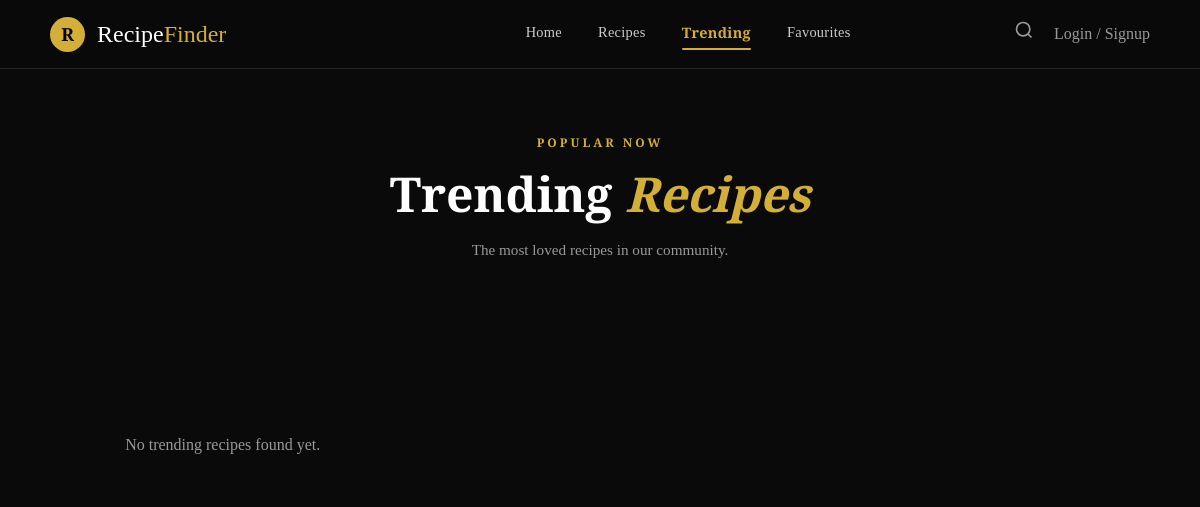
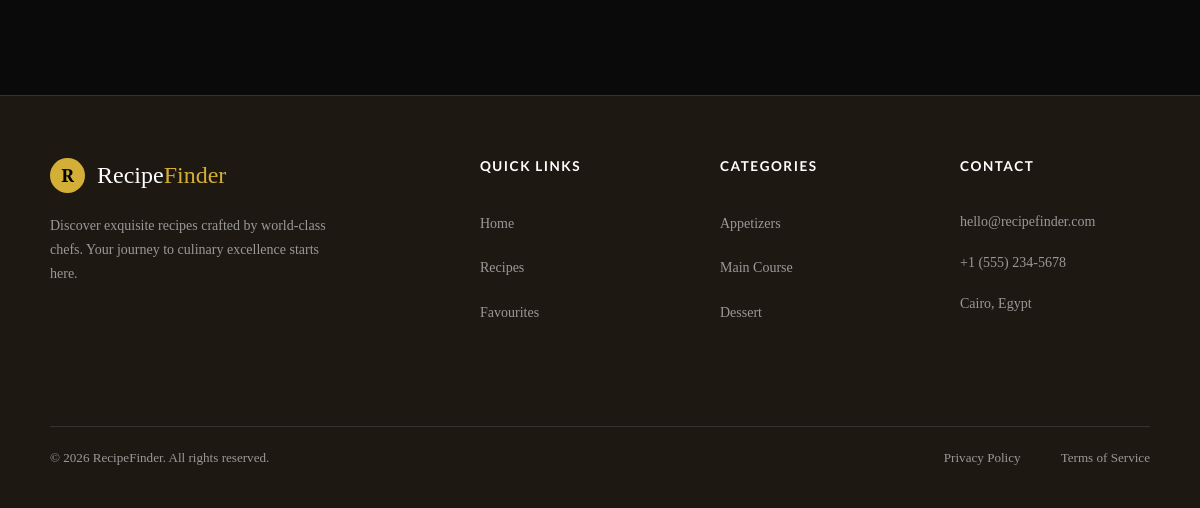
The page /social/trending/ on the database as committed earlier (2 pictures, top to bottom).
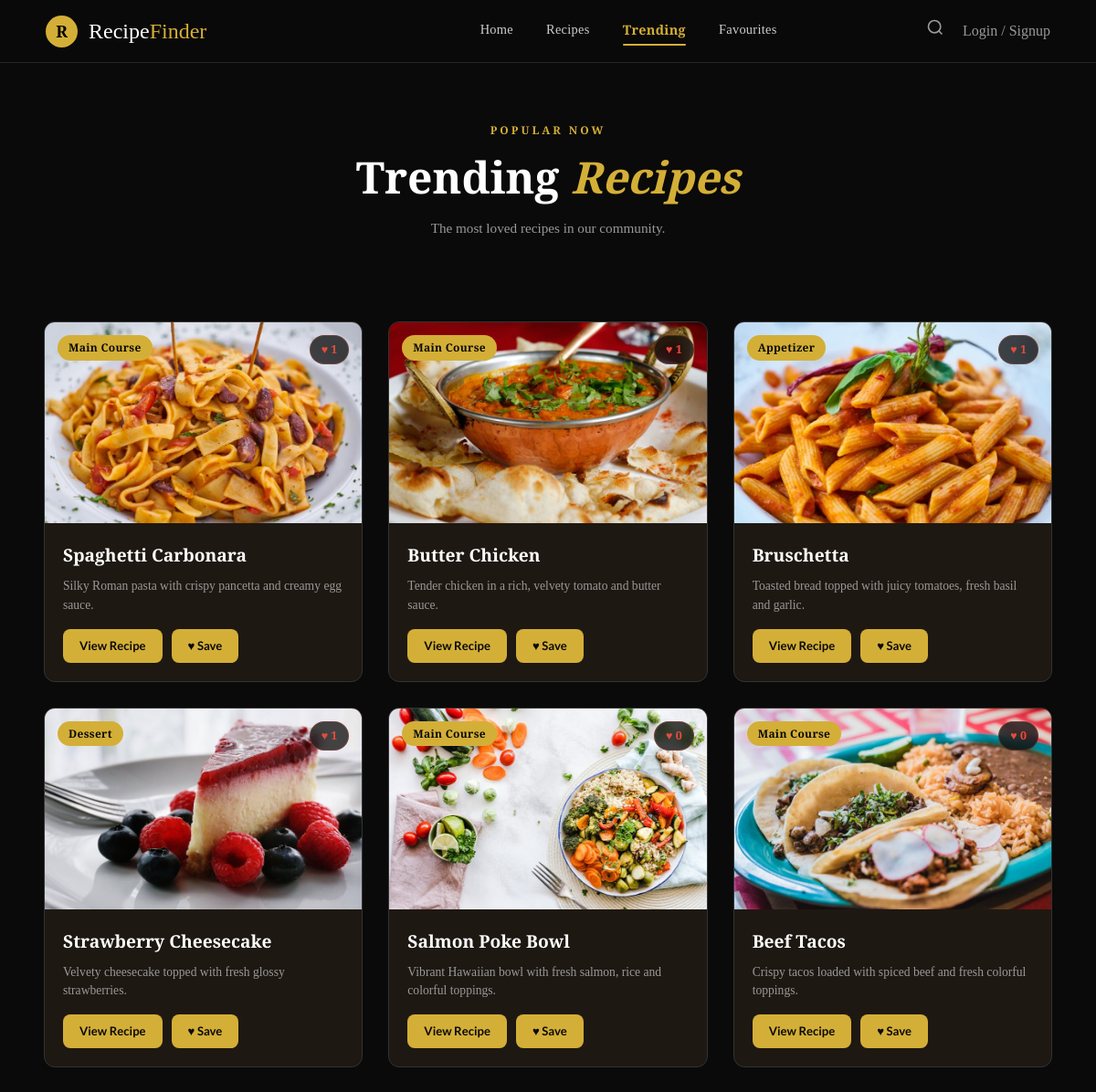
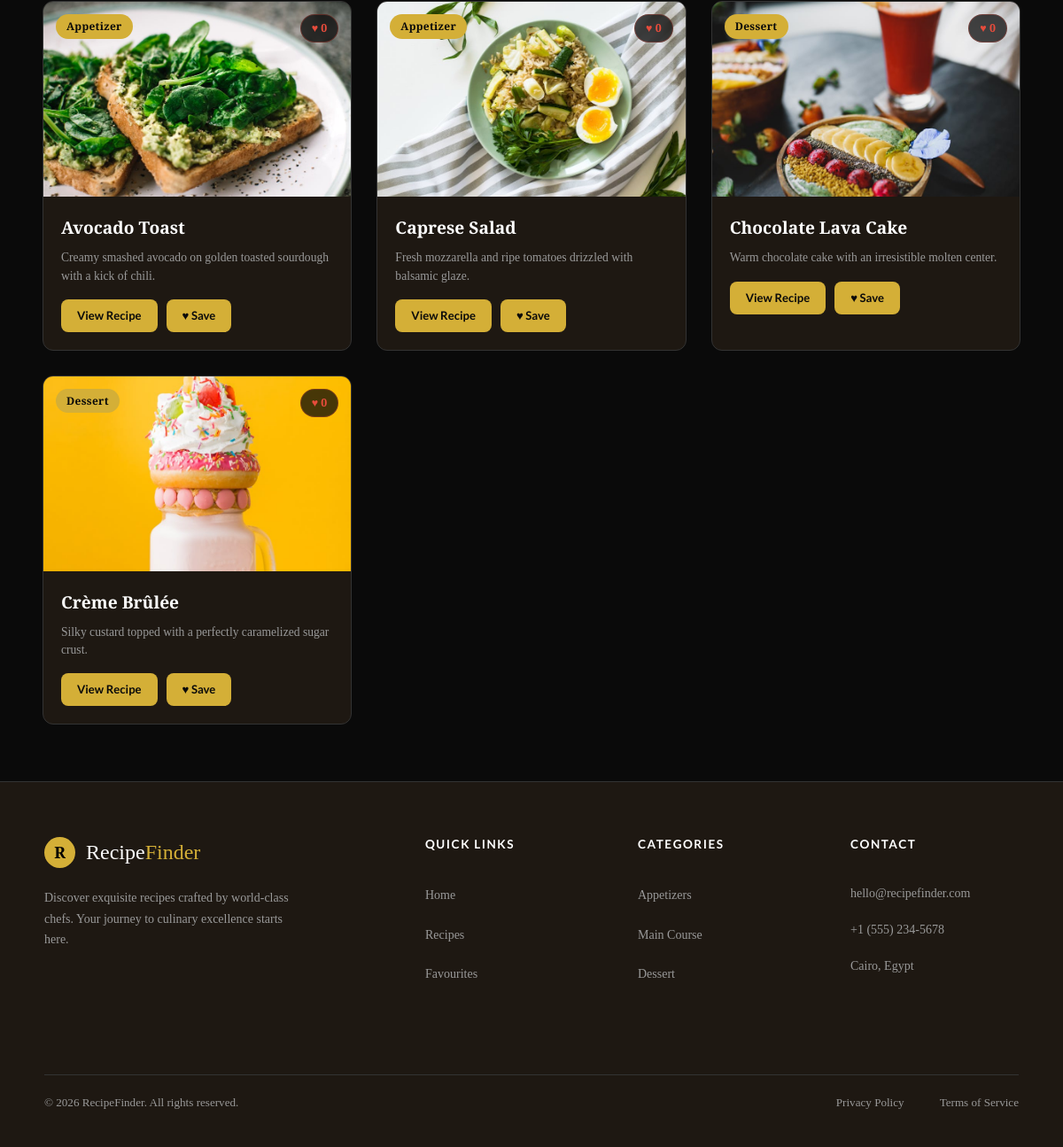
The same page on the database as committed later (2 pictures, top to bottom).
### recipes/models.py (models this page shows, shortened)
class Recipe(models.Model):
    name = models.CharField(max_length=200)
    category = models.ForeignKey(Category, on_delete=models.CASCADE, related_name='recipes')
    description = models.TextField()
    ingredients = models.TextField(help_text="Enter ingredients, one per line")
    instructions = models.TextField(help_text="Enter steps, one per line")
    image = models.ImageField(upload_to='recipes/', blank=True, null=True)
    created_at = models.DateTimeField(auto_now_add=True)
    updated_at = models.DateTimeField(auto_now=True)

class Category(models.Model):
    name = models.CharField(max_length=100)
    slug = models.SlugField(unique=True, blank=True)
    class Meta:
        verbose_name_plural = "Categories"

### social/views.py (the view, shortened to what this page needs)
# urls.py: path('trending/', views.trending, name='trending'),
def trending(request):
    trending_recipes = list(
        Recipe.objects.annotate(fav_count=Count('favorites')).order_by('-fav_count')[:10]
    )
    favorite_recipe_ids = set()
    return render(
        request,
        'social/trending.html',
        {
            'recipes': trending_recipes,
            'favorite_recipe_ids': favorite_recipe_ids,
        },
    )

### social/templates/social/trending.html (shortened to what this page needs)
{% extends "base.html" %}
{% load static %}
{% block extra_css %}
<link rel="stylesheet" href="{% static 'css/home.css' %}">
{% endblock %}
{% block content %}
  <div class="page-header">
    <p class="section-label">POPULAR NOW</p>
    <h1 class="page-title">Trending <em class="gold-italic">Recipes</em></h1>
    <p class="page-sub">The most loved recipes in our community.</p>
  </div>
  <div class="recipes-section">
    <div class="recipe-grid" id="recipeGrid">
      {% for recipe in recipes %}
      <div class="recipe-card">
        <div class="card-image-wrapper">
          <img src="{% if recipe.image %}{{ recipe.image.url }}{% else %}{% static 'images/placeholder.svg' %}{% endif %}" alt="{{ recipe.name }}" class="card-img"
               onerror="this.src='{% static 'images/placeholder.svg' %}'"/>
          <span class="course-tag">{{ recipe.category.name }}</span>
          <span class="fav-count-tag" aria-label="Favourite count"><span aria-hidden="true">♥</span> {{ recipe.fav_count }}</span>
        </div>
        <div class="card-body">
          <h3 class="card-title">{{ recipe.name }}</h3>
          <p class="card-desc">{{ recipe.description|truncatewords:20 }}</p>
          <div class="card-actions">
            <a href="{% url 'recipe_detail' recipe.id %}" class="btn-view">View Recipe</a>
            {% if user.is_authenticated %}
            <button type="button"
                    class="btn-toggle-favorite{% if recipe.id in favorite_recipe_ids %} saved{% endif %}"
                    data-toggle-url="{% url 'toggle_favorite' recipe.id %}">{% if recipe.id in favorite_recipe_ids %}♥ Saved{% else %}♥ Save{% endif %}</button>
            {% else %}
            <a href="{% url 'login' %}" class="btn-view">♥ Save</a>
            {% endif %}
          </div>
        </div>
      </div>
      {% empty %}
      <div class="empty-state" id="emptyState" style="display: block;">
        <p>No trending recipes found yet.</p>
      </div>
      {% endfor %}
    </div>
  </div>
{% endblock %}

Rows that differ between the two databases and show on the page:
added Recipe: image (picture), category.name "Main Course", fav_count "1", name "Spaghetti Carbonara", description "Silky Roman pasta with crispy pancetta and creamy egg sauce."
added Recipe: image (picture), category.name "Main Course", fav_count "1", name "Butter Chicken", description "Tender chicken in a rich, velvety tomato and butter sauce."
added Recipe: image (picture), category.name "Appetizer", fav_count "1", name "Bruschetta", description "Toasted bread topped with juicy tomatoes, fresh basil and garlic."
added Recipe: image (picture), category.name "Dessert", fav_count "1", name "Strawberry Cheesecake", description "Velvety cheesecake topped with fresh glossy strawberries."
added Recipe: image (picture), category.name "Main Course", fav_count "0", name "Salmon Poke Bowl", description "Vibrant Hawaiian bowl with fresh salmon, rice and colorful toppings."
added Recipe: image (picture), category.name "Main Course", fav_count "0", name "Beef Tacos", description "Crispy tacos loaded with spiced beef and fresh colorful toppings."
added Recipe: image (picture), category.name "Appetizer", fav_count "0", name "Avocado Toast", description "Creamy smashed avocado on golden toasted sourdough with a kick of chili."
added Recipe: image (picture), category.name "Appetizer", fav_count "0", name "Caprese Salad", description "Fresh mozzarella and ripe tomatoes drizzled with balsamic glaze."
added Recipe: image (picture), category.name "Dessert", fav_count "0", name "Chocolate Lava Cake", description "Warm chocolate cake with an irresistible molten center."
added Recipe: image (picture), category.name "Dessert", fav_count "0", name "Crème Brûlée", description "Silky custard topped with a perfectly caramelized sugar crust."
Other text that changed with them:
text no longer shown: "No trending recipes found yet."
